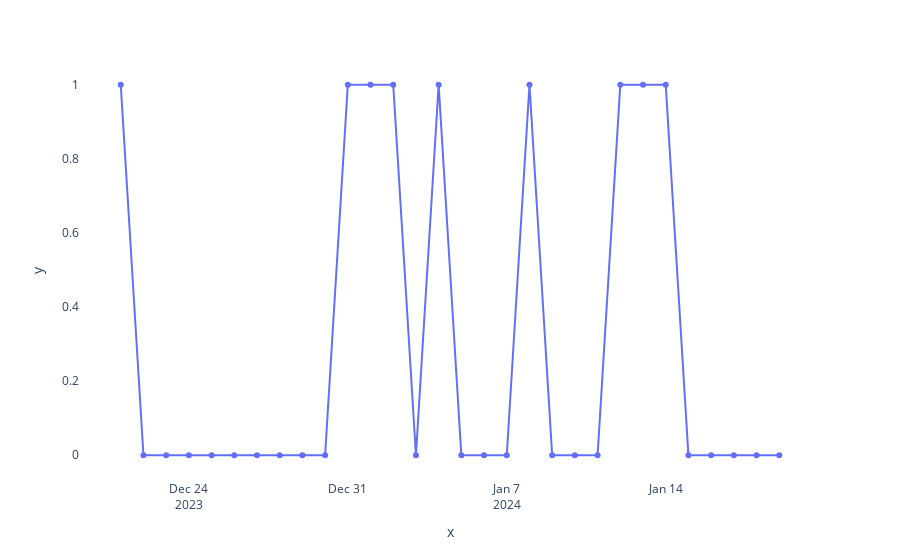

Write notebook code for a chart like this one.
### Code cell
import plotly.express as px
fig = px.line(x=df['Date'], y=df['Value'])
fig.update_traces(mode="markers+lines")
fig.update_layout(plot_bgcolor="white")
config = {'displaylogo': False}
fig.show(config=config)

### Figure 1 — Plotly figure (JSON) as saved in the notebook; plotly's stock layout.template omitted (floating-point values rounded to 4 significant figures)
{"data": [{"hovertemplate": "x=%{x}<br>y=%{y}<extra></extra>", "legendgroup": "", "line": {"color": "#636efa", "dash": "solid"}, "marker": {"symbol": "circle"}, "mode": "markers+lines", "name": "", "orientation": "v", "showlegend": false, "type": "scatter", "x": ["2024-01-19", "2024-01-18", "2024-01-17", "2024-01-16", "2024-01-15", "2024-01-14", "2024-01-13", "2024-01-12", "2024-01-11", "2024-01-10", "2024-01-09", "2024-01-08", "2024-01-07", "2024-01-06", "2024-01-05", "2024-01-04", "2024-01-03", "2024-01-02", "2024-01-01", "2023-12-31", "2023-12-30", "2023-12-29", "2023-12-28", "2023-12-27", "2023-12-26", "2023-12-25", "2023-12-24", "2023-12-23", "2023-12-22", "2023-12-21"], "xaxis": "x", "y": [0, 0, 0, 0, 0, 1, 1, 1, 0, 0, 0, 1, 0, 0, 0, 1, 0, 1, 1, 1, 0, 0, 0, 0, 0, 0, 0, 0, 0, 1], "yaxis": "y"}], "layout": {"legend": {"tracegroupgap": 0}, "margin": {"t": 60}, "plot_bgcolor": "white", "xaxis": {"anchor": "y", "domain": [0, 1], "title": {"text": "x"}}, "yaxis": {"anchor": "x", "domain": [0, 1], "title": {"text": "y"}}}}
